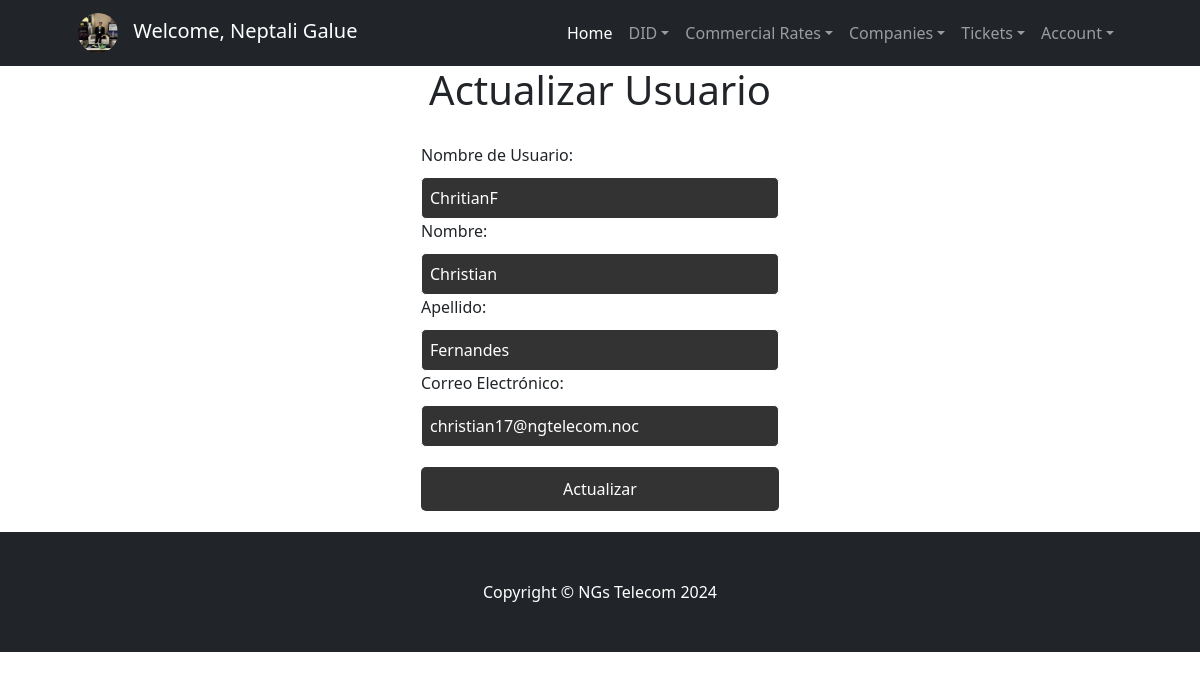
The app's page /Accounts/Users/Update/2/ (signed in) with its own data.
### accounts/models.py (models this page shows, shortened)
class CustomUser(AbstractUser):
    email = models.EmailField(unique=True)
    is_technical = models.BooleanField(default=False)
    is_commercial = models.BooleanField(default=False)
    avatar = models.ImageField(upload_to='avatars/', null=True, blank=True)  # Nuevo campo para el avatar
    USERNAME_FIELD = 'username'
    REQUIRED_FIELDS = ['email', 'first_name', 'last_name']

### accounts/views.py (the view)
# urls.py: path('Users/Update/<int:pk>/', UserUpdateView.as_view(), name='user_update'),
@method_decorator(login_required, name='dispatch')
@method_decorator(superuser_required, name='dispatch')
class UserUpdateView(UserPassesTestMixin, UpdateView):
    model = CustomUser
    fields = ['username', 'first_name', 'last_name', 'email']
    template_name = 'accounts/UpdateUsers.html'
    success_url = reverse_lazy('user_list')
    def test_func(self):
        return self.request.user.is_superuser

### accounts/templates/accounts/UpdateUsers.html (shortened to what this page needs)
<!DOCTYPE html>
<html lang="en">
<head>
</head>
<body>
    {% extends "dids/inicio.html" %} {% load static %}
    {% block contenidoQueCambia %}
    <h1>Actualizar Usuario</h1>
    <form method="POST">
        <label for="username">Nombre de Usuario:</label>
        <input type="text" id="username" name="username" value="{{ object.username }}" required>
        <label for="first_name">Nombre:</label>
        <input type="text" id="first_name" name="first_name" value="{{ object.first_name }}" required>
        <label for="last_name">Apellido:</label>
        <input type="text" id="last_name" name="last_name" value="{{ object.last_name }}" required>
        <label for="email">Correo Electrónico:</label>
        <input type="email" id="email" name="email" value="{{ object.email }}" required>
        <input type="submit" value="Actualizar">
    </form>
    {% endblock %}

### DIDs/templates/dids/inicio.html (shortened to what this page needs)
{% load static %}
<!DOCTYPE html>
<html lang="en">
<head>
    <link href="https://cdn.jsdelivr.net/npm/bootstrap-icons@1.4.1/font/bootstrap-icons.css" rel="stylesheet" />
    <link href="css/styles.css" rel="stylesheet" />
    <link href="{% static 'dids/css/styles.css' %}" rel="stylesheet" />
</head>
<body>
    <nav class="navbar navbar-expand-lg navbar-dark bg-dark">
        <div class="container px-lg-5">
            {% if user.is_authenticated %}
                <div class="navbar-brand">
                    {% if user.avatar %}
                        <img src="{{ user.avatar.url }}" alt="Avatar" class="avatar" style="border-radius: 50%; width: 40px; height: 40px; margin-right: 10px;">
                    {% else %}
                        <img src="{% static 'default-avatar.png' %}" alt="Avatar" class="avatar" style="border-radius: 50%; width: 40px; height: 40px; margin-right: 10px;">
                    {% endif %}
                    Welcome, {{ user.first_name }} {{ user.last_name }}
                </div>
            {% else %}
                <a class="navbar-brand" href="#!">NGs Telecom</a>
            {% endif %}
            <div class="collapse navbar-collapse" id="navbarSupportedContent">
                <ul class="navbar-nav ms-auto mb-2 mb-lg-0">
                    <li class="nav-item">
                        <a class="nav-link active" aria-current="page" href="{% url 'Inicio' %}">Home</a>
                    </li>
                    {% if user.is_authenticated %}
                        {% if user.is_technical %}
                            <li class="nav-item dropdown">
                                <a class="nav-link dropdown-toggle" href="#" id="navbarDropdownDID" role="button" data-bs-toggle="dropdown"
                                    aria-expanded="false">DID</a>
                            </li>
                            <li class="nav-item dropdown">
                                <a class="nav-link dropdown-toggle" href="#" id="navbarDropdownRates" role="button" data-bs-toggle="dropdown"
                                    aria-expanded="false">Commercial Rates</a>
                            </li>
                            <li class="nav-item dropdown">
                                <a class="nav-link dropdown-toggle" href="#" id="navbarDropdownCompanies" role="button" data-bs-toggle="dropdown"
                                    aria-expanded="false">Companies</a>
                            </li>
                        {% endif %}
                        <li class="nav-item dropdown">
                            <a class="nav-link dropdown-toggle" href="#" id="navbarDropdownTickets" role="button" data-bs-toggle="dropdown"
                                aria-expanded="false">Tickets</a>
                        </li>
                        <li class="nav-item dropdown">
                            <a class="nav-link dropdown-toggle" href="#" id="navbarDropdownAccount" role="button" data-bs-toggle="dropdown"
                                aria-expanded="false">Account</a>
                        </li>
                    {% else %}
                        <li class="nav-item">
                            <a class="nav-link" href="{% url 'Login' %}">Sign In</a>
                        </li>
                    {% endif %}
                </ul>
            </div>
        </div>
    </nav>
    {% block contenidoQueCambia %}{% endblock %}
<footer class="py-5 bg-dark">
    <div class="container">
        <p class="m-0 text-center text-white">Copyright &copy; NGs Telecom 2024</p>
    </div>
</footer>
</body>
</html>

### accounts/templates/accounts/UpdateUsers.html (style rules this page uses)
body { background-color: black; color: white; font-family: Arial, sans-serif; }
h1 { text-align: center; }
form { max-width: 400px; margin: 0 auto; padding: 20px; border: 1px solid white; border-radius: 10px; }
label, input { display: block; width: 100%; margin-bottom: 10px; }
input[type="text"], input[type="email"] { padding: 8px; border-radius: 5px; border: 1px solid white; background-color: #333; color: white; }
input[type="submit"] { padding: 10px 20px; border: none; border-radius: 5px; background-color: #333; color: white; cursor: pointer; margin-top: 20px; }

### records on screen
CustomUser: avatar (picture), first_name "Neptali", last_name "Galue"
CustomUser: username "ChritianF", first_name "Christian", last_name "Fernandes", email "christian17@ngtelecom.noc"
